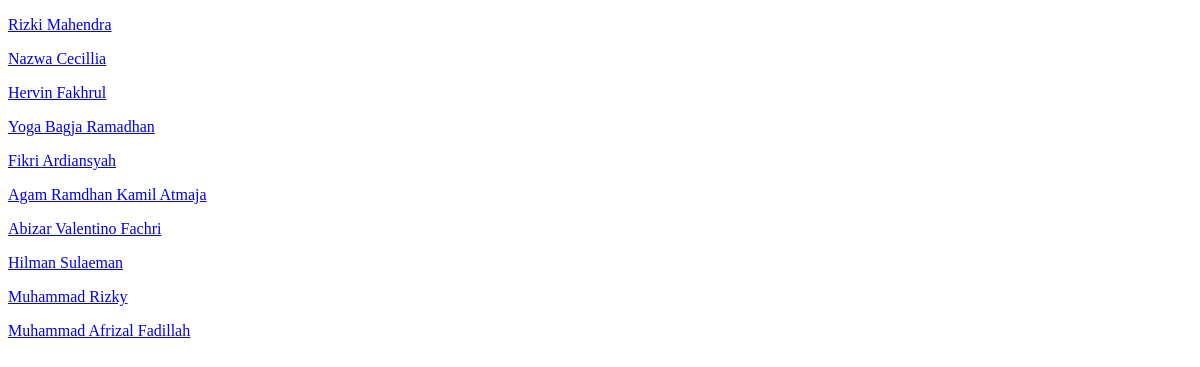
/latihan4c/index.php, run on an earlier commit of the app's database.
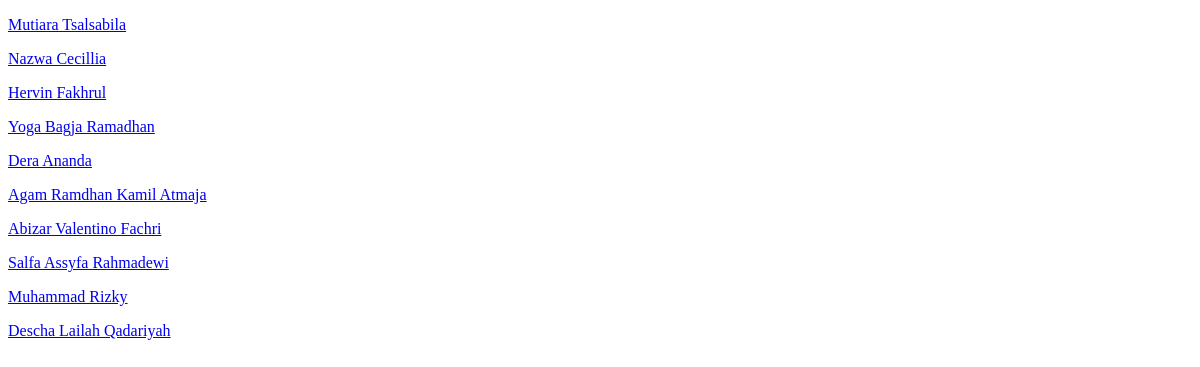
And on a later commit of the database.
### tables this page shows
CREATE TABLE `mahasiswa` (
  `id` int(11) NOT NULL,
  `img` varchar(100) NOT NULL,
  `nrp` varchar(10) NOT NULL,
  `nama` varchar(100) NOT NULL,
  `email` varchar(100) NOT NULL,
  `jurusan` varchar(50) NOT NULL
);

### latihan4c/php/functions.php (called while the page is built)
<?php
function koneksi()
{
    $conn = mysqli_connect("localhost", "root", "");
    mysqli_select_db($conn, "pw_tubes_203040098");
    return $conn;
}
function query($sql)
{
    $conn = koneksi();
    $result = mysqli_query($conn, "$sql");
    $rows = [];
    while ($row = mysqli_fetch_assoc($result)) {
        $rows[] = $row;
    }
    return $rows;
}

### latihan4c/index.php (the view, shortened to what this page needs)
<?php
require 'php/functions.php';
$mahasiswa = query("SELECT * FROM mahasiswa")
?>
<!DOCTYPE html>
<html lang="en">
<head>
    <link rel="stylesheet" href="css/style.css">
</head>
<body>
    <?php foreach ($mahasiswa as $mhs) : ?>
        <p class="nama">
            <a href="php/detail.php?id=<?= $mhs['id'] ?>">
                <?= $mhs["nama"] ?>
            </a>
        </p>
    <?php endforeach; ?>
</body>
</html>

What changed in the data, as far as the page shows it:
changed mahasiswa: nama "Rizki Mahendra" → "Mutiara Tsalsabila"
changed mahasiswa: nama "Fikri Ardiansyah" → "Dera Ananda"
changed mahasiswa: nama "Hilman Sulaeman" → "Salfa Assyfa Rahmadewi"
changed mahasiswa: nama "Muhammad Afrizal Fadillah" → "Descha Lailah Qadariyah"
